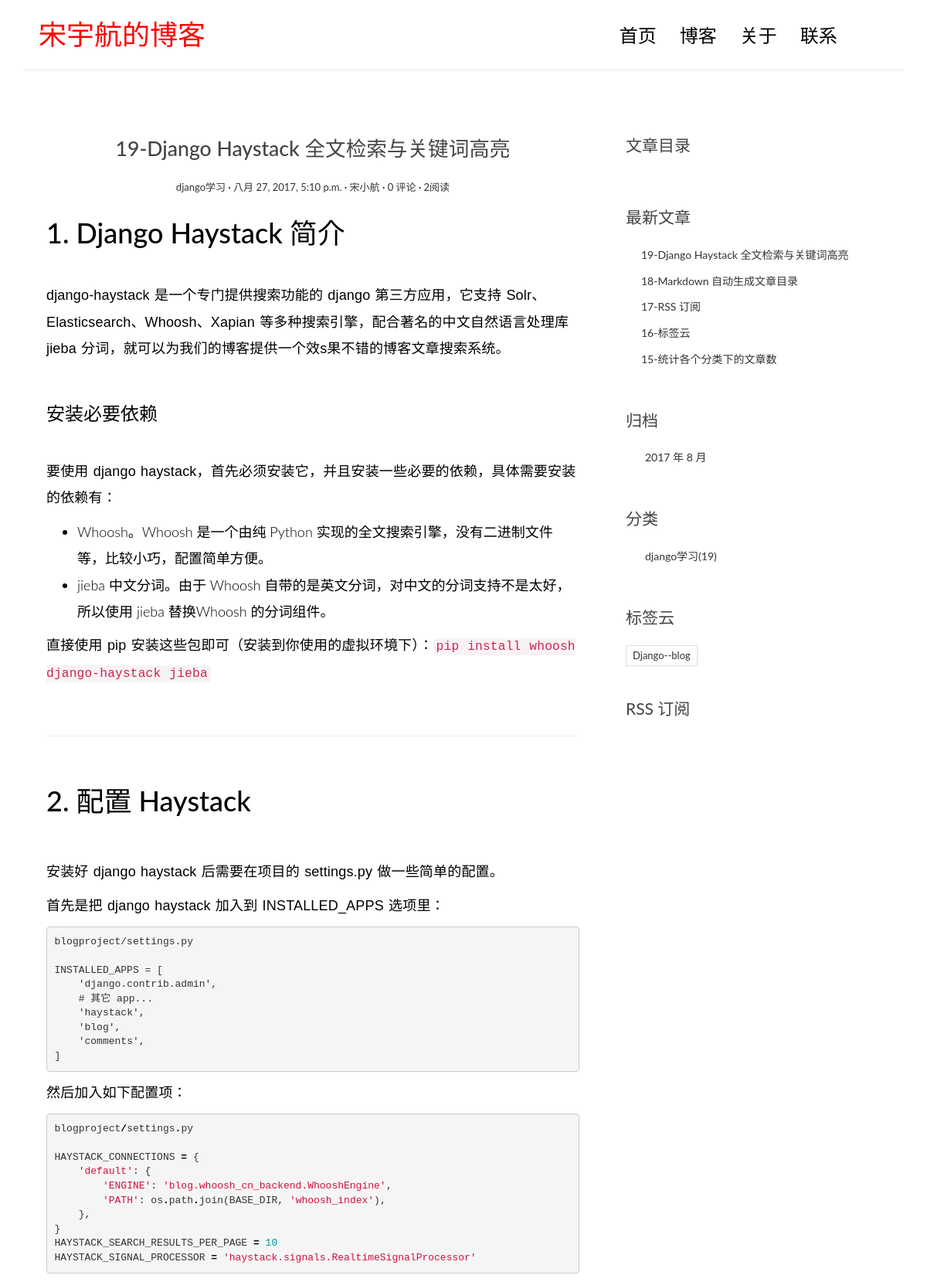
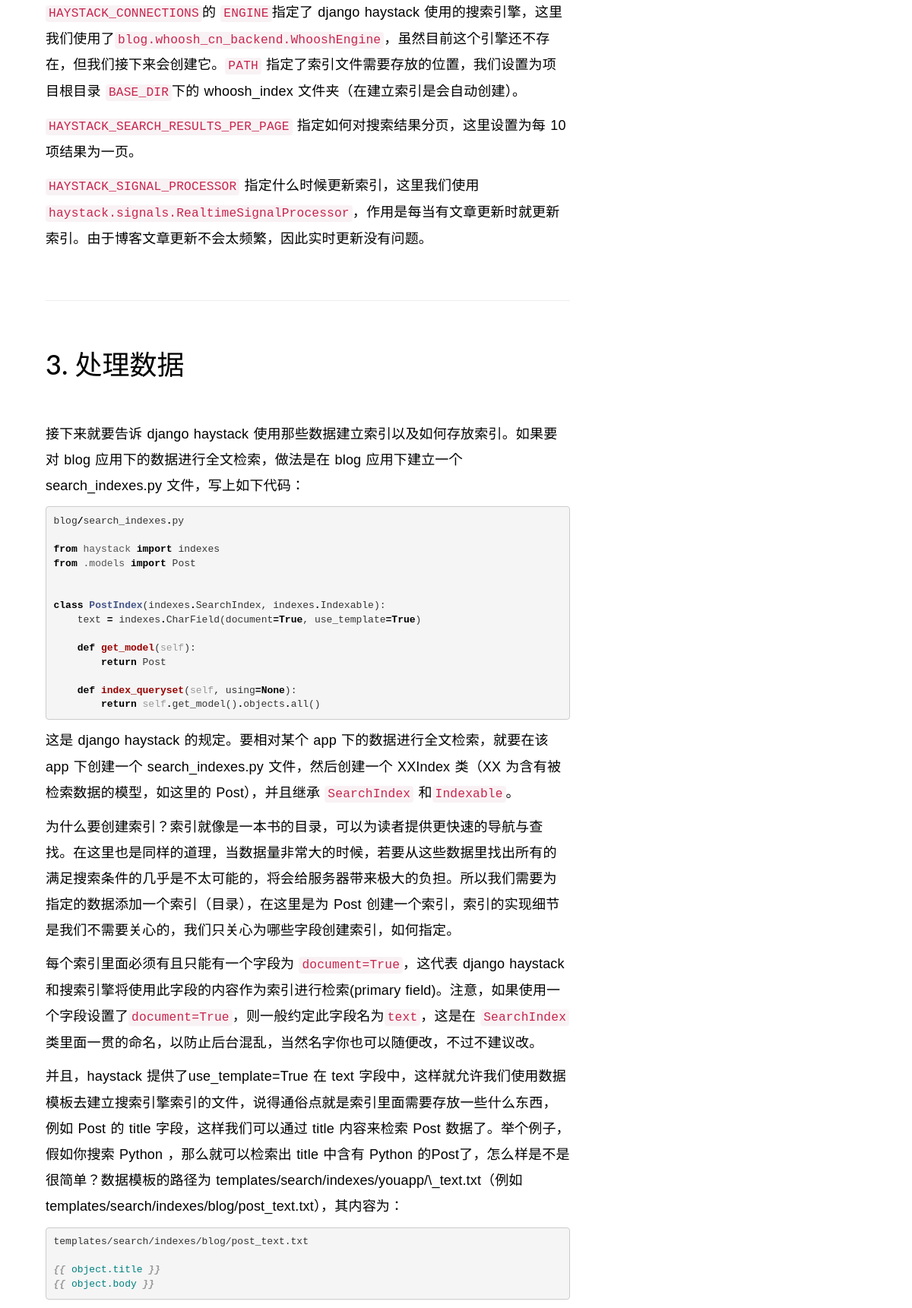
The page /post/22/ (upper part) on the database its author committed (2 pictures, top to bottom).
### blog/models.py (models this page shows, shortened)
class Post(models.Model):
    title = models.CharField(max_length=70)
    body = models.TextField()
    created_time = models.DateTimeField()
    modified_time = models.DateTimeField()
    excerpt = models.CharField(max_length=200, blank=True)
    category = models.ForeignKey(Category)
    tags = models.ManyToManyField(Tag, blank=True)
    author = models.ForeignKey(User)
    views = models.PositiveIntegerField(default=0)
    def get_absolute_url(self):
        return reverse('blog:detail', kwargs={'pk':self.pk})
    def increase_views(self):
        self.views += 1
        self.save(update_fields=['views'])
    class Meta:
        ordering = ['-created_time', 'title']
    def save(self, *args, **kwargs):
        if not self.excerpt:
            md = markdown.Markdown(extensions=[
                'markdown.extensions.extra',
                'markdown.extensions.codehilite',
            ])
            self.excerpt = strip_tags(md.convert(self.body))[:54]
        super(Post, self).save(*args, **kwargs)

class Category(models.Model):
    name = models.CharField(max_length=100)

class Tag(models.Model):
    name = models.CharField(max_length=100)

### blog/views.py (the view)
# urls.py: url(r'^post/(?P<pk>[0-9]+)/$', views.detail, name='detail'),
def detail(request, pk):
    post = get_object_or_404(Post, pk=pk)
    post.increase_views()
    post.body = markdown.markdown(post.body,
                                  extensions=[
                                      'markdown.extensions.extra',
                                      'markdown.extensions.codehilite',
                                      'markdown.extensions.toc',
                                  ])
    form = CommentForm()
    comment_list = post.comment_set.all()
    context = {'post':post,
               'form':form,
               'comment_list':comment_list
               }
    return render(request, 'blog/detail.html', context=context)

### blog/templatetags/blog_tags.py (called while the page is built)
@register.simple_tag
def get_recent_posts(num=5):
    return Post.objects.all()[:num]

@register.simple_tag
def archives():
    return Post.objects.dates('created_time', 'month', order='DESC')

@register.simple_tag
def get_categories():
    return Category.objects.annotate(num_posts=Count('post')).filter(num_posts__gt=0)

@register.simple_tag
def get_tags():
    return Tag.objects.annotate(num_posts=Count('post')).filter(num_posts__gt=0)

### templates/blog/detail.html (shortened to what this page needs)
{% extends 'base.html' %}
{% block main %}
    <article class="post post-{{ post.pk }}">
        <header class="entry-header">
            <h1 class="entry-title">{{ post.title }}</h1>
            <div class="entry-meta">
                <span class="post-category"><a href="{% url 'blog:category' post.category.pk %}">{{ post.category.name }}</a></span>
                <span class="post-date"><a href="#"><time class="entry-date" datetime="{{ post.created_time }}">{{ post.created_time }}</time></a></span>
                <span class="post-author"><a href="#">{{ post.author }}</a></span>
                <span class="comments-link"><a href="{{ post.get_absolute_url }}#comment-area">{{ post.comment_set.count }} 评论</a></span>
                <span class="views-count"><a href="#">{{ post.views }}阅读</a> </span>
            </div>
        </header>
        <div class="entry-content clearfix">
            {{ post.body|safe }}
            <br><br>
        </div>
    </article>
{% endblock main %}
{% block toc %}
    <div class="widget widget-content">
        <h3 class="widget-title">文章目录</h3>
    </div>
{% endblock toc %}

### templates/base.html (shortened to what this page needs)
{% load staticfiles %}
{% load blog_tags %}
<!DOCTYPE html>
<html>
<head>
    <link rel="stylesheet" href="{% static 'blog/css/bootstrap.min.css' %}">
    <link rel="stylesheet" href="http://code.ionicframework.com/ionicons/2.0.1/css/ionicons.min.css">
    <link rel="stylesheet" href="{% static 'blog/css/pace.css' %}">
    <link rel="stylesheet" href="{% static 'blog/css/custom.css' %}">
    <link rel="stylesheet" href="{% static 'blog/css/highlights/github.css' %}">
</head>
<body>
<div class="container">
    <header id="site-header">
        <div class="row">
            <div class="col-md-4 col-sm-5 col-xs-8">
                <div class="logo">
                    <h1><a href="{% url 'blog:index' %}"><b><font color="#FF0000">宋宇航的博客</font></b></a></h1>
                </div>
            </div>
            <div class="col-md-8 col-sm-7 col-xs-4">
                <nav class="main-nav" role="navigation">
                    <div class="collapse navbar-collapse" id="bs-example-navbar-collapse-1">
                        <ul class="nav navbar-nav navbar-right">
                            <li class="cl-effect-11"><a href="{% url 'blog:index' %}" data-hover="首页">首页</a></li>
                            <li class="cl-effect-11"><a href="{% url 'blog:index' %}" data-hover="博客">博客</a></li>
                            <li class="cl-effect-11"><a href="{% url 'blog:about' %}" data-hover="关于">关于</a></li>
                            <li class="cl-effect-11"><a href="{% url 'blog:contact' %}" data-hover="联系" >联系</a></li>
                        </ul>
                    </div>
                </nav>
            </div>
        </div>
    </header>
</div>
<div class="content-body">
    <div class="container">
        <div class="row">
            <main class="col-md-8">
                {% block main %}
                {% endblock main %}
            </main>
            <aside class="col-md-4">
                {% block toc %}
                {% endblock toc %}
                <div class="widget widget-recent-posts">
                    <h3 class="widget-title">最新文章</h3>
                    {% get_recent_posts as recent_post_list %}
                    <ul>
                        {% for post in recent_post_list %}
                        <li>
                            <a href="{{ post.get_absolute_url }}">{{ post.title }}</a>
                        </li>
                        {% empty %}
                        暂无文章！
                        {% endfor %}
                    </ul>
                </div>
                <div class="widget widget-archives">
                    <h3 class="widget-title">归档</h3>
                    {% archives as date_list %}
                    <ul>
                        {% for date in date_list %}
                        <li>
                            <a href="{% url 'blog:archives' date.year date.month %}">
                                {{ date.year }} 年 {{ date.month }} 月</a>
                        </li>
                        {% empty %}
                        暂无归档！
                        {% endfor %}
                    </ul>
                </div>
                <div class="widget widget-category">
                    <h3 class="widget-title">分类</h3>
                    {% get_categories as category_list %}
                    <ul>
                        {% for category in category_list %}
                        <li>
                            <a href="{% url 'blog:category' category.pk %}">{{ category.name }}<span class="post-count">({{ category.num_posts }})</span></a>
                        </li>
                        {% empty %}
                        暂无分类！
                        {% endfor %}
                    </ul>
                </div>
                <div class="widget widget-tag-cloud">
                    <h3 class="widget-title">标签云</h3>
                    {% get_tags as tag_list %}
                    <ul>
                        {% for tag in tag_list %}
                            <li>
                                <a href="{% url 'blog:tag' tag.pk %}">{{ tag.name }}</a>
                            </li>
                        {% empty %}
                            暂无标签！
                        {% endfor %}
                    </ul>
                </div>
                <div class="rss">
                    <a href="{% url 'rss' %}"> RSS 订阅</a>
                </div>
            </aside>
        </div>
    </div>
</div>
</body>
</html>

### blog/static/blog/css/custom.css (style rules this page uses)
* { outline: none; }
h1, h2, h3, h4, h5, h6 { margin-top: 0; }
b { font-weight: 400; }
a { color: #333; }
body { color: #444; font-family: 'Lato', sans-serif; }
p { font-family: 'Ubuntu', sans-serif; font-weight: 400; word-spacing: 1px; letter-spacing: 0.01em; }
#site-header { background-color: #FFF; padding: 25px 20px; margin-bottom: 40px; border-bottom: 1px solid #e7e7e7; }
.logo h1 a { color: #000; }
.logo h1 { margin: 0; font-family: 'Lato', sans-serif; font-weight: 300; }
.main-nav { margin-top: 11px; max-width: 95%; }
.main-nav a { color: #000000 !important; padding: 0 0 5px 0 !important; margin-right: 30px; font-family: 'Lato', sans-serif; font-weight: 300; font-size: 24px; }
.cl-effect-11 a { padding: 10px 0; color: #0972b4; text-shadow: none; }
.cl-effect-11 a::before { position: absolute; top: 0; left: 0; overflow: hidden; padding: 0 0 5px 0 !important; max-width: 0; border-bottom: 1px solid #000; color: #000; content: attr(data-hover); white-space: nowrap; -webkit-transition: max-width 0.5s; -moz-transition: max-width 0.5s; transition: max-width 0.5s; }
.content-body { padding-bottom: 4em; }
.post { background: #fff; padding: 30px 30px 0; }
.entry-title { text-align: center; font-size: 1.9em; margin-bottom: 20px; line-height: 1.6; padding: 10px 20px 0; }
.entry-meta { text-align: center; color: #DDDDDD; font-size: 13px; margin-bottom: 30px; }
.entry-content { font-size: 18px; line-height: 1.9; font-weight: 300; color: #000; }
.post-category::after, .post-date::after, .post-author::after, .comments-link::after { content: ' ·'; color: #000; }
.widget { background: #fff; padding: 30px 0 0; }
.widget-title { font-size: 1.5em; margin-bottom: 20px; line-height: 1.6; padding: 10px 0 0; font-weight: 400; }
.widget-recent-posts ul { padding: 0; margin: 0; padding-left: 20px; }
.widget-recent-posts ul li { list-style-type: none; position: relative; line-height: 170%; margin-bottom: 10px; }
.widget-recent-posts ul li::before { content: '\f3d3'; font-family: "Ionicons"; position: absolute; left: -17px; top: 3px; font-size: 16px; color: #000; }
.widget-archives ul { padding: 0; margin: 0; padding-left: 25px; }
.widget-archives ul li { list-style-type: none; position: relative; line-height: 170%; margin-bottom: 10px; }
.widget-archives ul li::before { content: '\f3f3'; font-family: "Ionicons"; position: absolute; left: -25px; top: 1px; font-size: 16px; color: #000; }
.widget-category ul { padding: 0; margin: 0; padding-left: 25px; }
.widget-category ul li { list-style-type: none; position: relative; line-height: 170%; margin-bottom: 10px; }
.widget-category ul li::before { content: '\f3fe'; font-family: "Ionicons"; position: absolute; left: -25px; top: 1px; font-size: 18px; color: #000; }
.widget-tag-cloud ul { padding: 0; margin: 0; margin-right: -10px; }
.widget-tag-cloud ul li { list-style-type: none; font-size: 13px; display: inline-block; margin-right: 10px; margin-bottom: 10px; padding: 3px 8px; border: 1px solid #ddd; }
.rss { font-size: 21px; margin-top: 30px; }
.rss a { color: #444; }

### blog/static/blog/css/highlights/github.css (style rules this page uses)
.codehilite .k { color: #000000; font-weight: bold }
.codehilite .o { color: #000000; font-weight: bold }
.codehilite .cp { color: #999999; font-weight: bold; font-style: italic }
.codehilite .kc { color: #000000; font-weight: bold }
.codehilite .kn { color: #000000; font-weight: bold }
.codehilite .nc { color: #445588; font-weight: bold }
.codehilite .nf { color: #990000; font-weight: bold }
.codehilite .nn { color: #555555 }
.codehilite .nv { color: #008080 }
.codehilite .w { color: #bbbbbb }
.codehilite .mi { color: #009999 }
.codehilite .s1 { color: #d01040 }
.codehilite .bp { color: #999999 }

### rows shown on the page
Post: title "19-Django Haystack 全文检索与关键词高亮", category.name "django学习", created_time "八月 27, 2017, 5:10 p.m.", author "宋小航", comment_set.count "0", views "2", body "1. Django Haystack 简介 django-haystack 是一个专门提供搜索功能的 django 第三方应用，它支持 Solr、Elasticsearch、Whoosh、Xapian 等多种搜索引擎，配合著名的中文自然语言处理库 jieba 分词，就可以为我们的博客提供一个效s果不错的博客文章搜索系统。 安装必要依赖 要使用 django haystack，首先必须安装它，并且安装一些必要的依赖，具体需要安装的依赖有： Whoosh。Whoosh 是一个由纯 Python 实现的全文搜索引擎，没有二进制文件等，比较小巧，配置简单方便。 jieba 中文分词。由于 Whoosh 自带的是英文分词，对中文的分词支持不是太好，所以使用 jieba 替换Whoosh 的分词组件。 直接使用 pip 安装这些包即可（安装到你使用的虚拟环境下）： pip install whoosh django-haystack jieba 2. 配置 Haystack 安装好 django haystack 后需要在项目的 settings.py 做一些简单的配置。 首先是把 django haystack 加入到 INSTALLED_APPS 选项里： blogproject/settings.py INSTALLED_APPS = [ 'django.contrib.admin', # 其它 app... 'haystack', 'blog', 'comments', ] 然后加入如下配置项： blogproject / settings . py…"
Post: title "18-Markdown 自动生成文章目录"
Post: title "17-RSS 订阅"
Post: title "16-标签云"
Post: title "15-统计各个分类下的文章数"
Category: name "django学习", num_posts "19"
Tag: name "Django--blog"

### other values the page prints
{{ date.year }} "2017"
{{ date.month }} "8"
